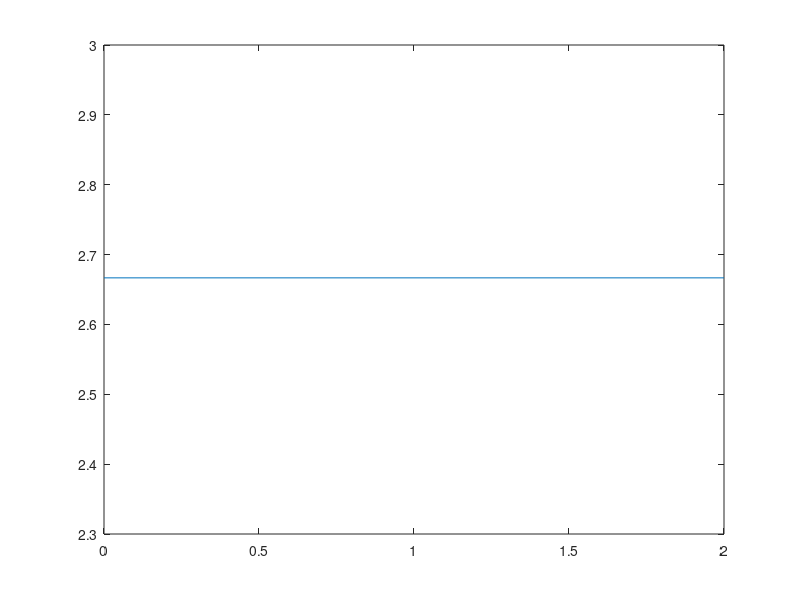

Write the MATLAB code that produced this figure.
clc
close all
clear all
t=0:1:2;
h=0.1;
T=2;
k=100;
N=length(t);
f=zeros(N,1);
f(1:(N+1)/2) = 4;
w=(2*pi)/T;
A=zeros(k,1);
B=zeros(k,1);
A0=(1/N)*sum(f);
for n=1:k
    y=f' .*sin(n*w*t);
    B(n)=y(1) + y(N);
for i=2:N-1
    B(n)=B(n)+2*y(i);
end
 %B(n)=B(n)*h/2;
A(n)=y(1)+y(N);
for j=2:N-1
    A(n)=B(n)+2*y(j);
end
A(n)=A(n)*h/2;
end
f=A0;
for n=1:k
    f=f+B(n)*sin(n*w*t)+A(n)*cos(n*w*t);
end
plot(t,f)

